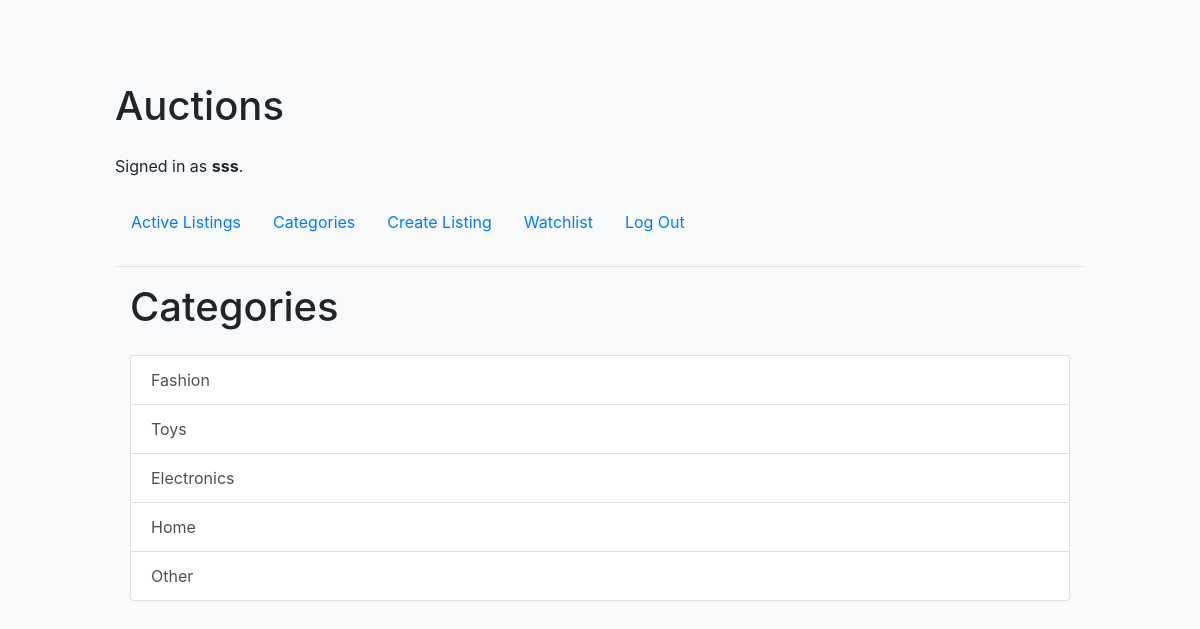
The page /categories (signed in) on the database its author committed.
### auctions/models.py (models this page shows, shortened)
class User(AbstractUser):
    pass

class Category(models.Model):
    name = models.CharField(max_length=100)

### auctions/views.py (the view)
# urls.py: path("categories", views.categories, name="categories"),
@login_required
def categories(request):
    categories = Category.objects.all()
    return render(request, "auctions/categories.html", {
        "categories": categories
    })

### auctions/templates/auctions/categories.html
{% extends "auctions/layout.html" %}
{% block body %}
    <div class="container">
        <h1 class="mb-4">Categories</h1>
        <div class="list-group">
            {% for category in categories %}
                <a href="{% url 'category' category.id %}" class="list-group-item list-group-item-action">{{ category.name }}</a>
            {% endfor %}
        </div>
    </div>
{% endblock %}

### auctions/templates/auctions/layout.html (shortened to what this page needs)
{% load static %}
<!DOCTYPE html>
<html lang="en">
    <head>
        <link rel="stylesheet" href="https://stackpath.bootstrapcdn.com/bootstrap/4.4.1/css/bootstrap.min.css">
        <link href="{% static 'auctions/styles.css' %}" rel="stylesheet">
    </head>
    <body>
        <div class="container py-5">
            <h1 class="my-4">Auctions</h1>
            <div class="mb-4">
                {% if user.is_authenticated %}
                    Signed in as <strong>{{ user.username }}</strong>.
                {% else %}
                    Not signed in.
                {% endif %}
            </div>
            <ul class="nav nav-pills mb-4">
                <li class="nav-item">
                    <a class="nav-link" href="{% url 'index' %}">Active Listings</a>
                </li>
                {% if user.is_authenticated %}
                    <li class="nav-item">
                        <a class="nav-link" href="{% url 'categories' %}">Categories</a>
                    </li>
                    <li class="nav-item">
                        <a class="nav-link" href="{% url 'create_auction' %}">Create Listing</a>
                    </li>
                    <li class="nav-item">
                        <a class="nav-link" href="{% url 'watchlist' %}">Watchlist</a>
                    </li>
                    <li class="nav-item">
                        <a class="nav-link" href="{% url 'logout' %}">Log Out</a>
                    </li>
                {% endif %}
            </ul>
            <hr>
            {% block body %}
            {% endblock %}
        </div>
    </body>
</html>

### auctions/static/auctions/styles.css (style rules this page uses)
body { padding: 10px; }

### auctions/templates/auctions/layout.html (style rules this page uses)
body { background-color: #f8f9fa; }
.container { max-width: 1000px; }
.nav-pills .nav-link { border-radius: 0; }

### rows shown on the page
User: username "sss"
Category: name "Fashion"
Category: name "Toys"
Category: name "Electronics"
Category: name "Home"
Category: name "Other"
